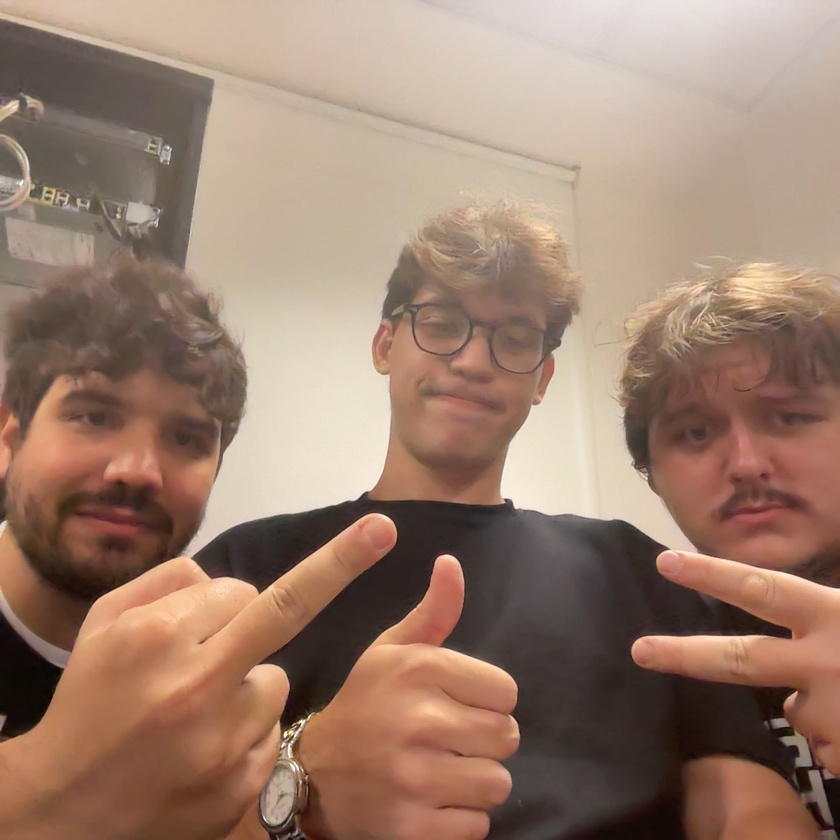
#> input picture exercicios/filtros/imagem-teste.jpeg, 840 x 840 px, shrunk from 1552 x 1552 before the run, found by its file name
$ python filtros.py
#> lines starting #> are read from the running program, lines starting #| are printed output that depends on the picture
import numpy as np
from PIL import Image

# [45 lines left out: functions aplicar_filtro_mediana, aplicar_filtro_realce, not called in this run]


def aplicar_filtro_media(imagem, tamanho_kernel):
    img = np.array(imagem)

    if len(img.shape) == 3:
        altura, largura, canais = img.shape
    else:
        altura, largura = img.shape
        canais = 1
        img = img.reshape((altura, largura, 1))

    img_suavizada = np.zeros_like(img)

    deslocamento = tamanho_kernel // 2

    # Aplicar o filtro de média
    for i in range(deslocamento, altura - deslocamento):
        for j in range(deslocamento, largura - deslocamento):
            for c in range(canais):
                regiao = img[i - deslocamento:i + deslocamento + 1, j - deslocamento:j + deslocamento + 1, c]

                img_suavizada[i, j, c] = np.mean(regiao)

    if canais == 1:
        img_suavizada = img_suavizada.reshape((altura, largura))

    return Image.fromarray(img_suavizada)

# [12 lines left out: function obter_bordas, not called in this run]

def reforcar_imagem(imagem, tamanho_kernel, fator_realce):
    if len(imagem.shape) == 3:
        imagem = np.mean(imagem, axis=2)

    img_suavizada = aplicar_filtro_media(imagem, tamanho_kernel)

    bordas = imagem - img_suavizada

    imagem_reforcada = imagem + fator_realce * bordas

    imagem_reforcada = np.clip(imagem_reforcada, 0, 255)

    return Image.fromarray(imagem_reforcada.astype(np.uint8))


imagem = Image.open('./exercicios/filtros/imagem-teste.jpeg').convert('L')
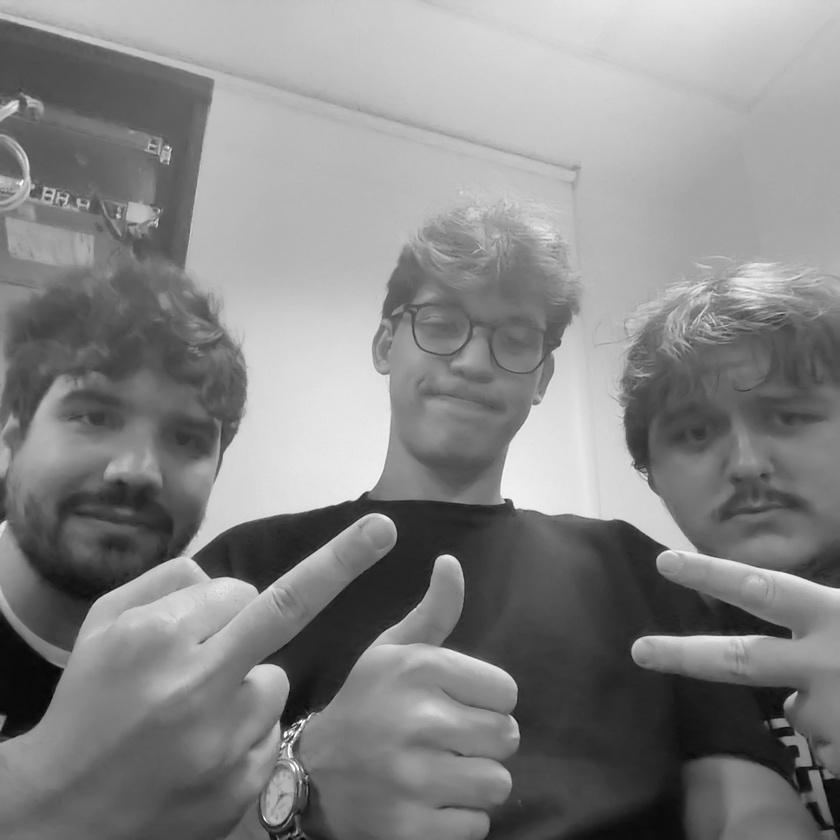
#> imagem: PIL image 840x840 L; min 4, max 254, mean 133.2

tamanho_kernel = 3
limiar = 30
fator_realce = 2.0

# resultado = aplicar_filtro_realce(imagem)
# resultado = aplicar_filtro_mediana(imagem, tamanho_kernel)

# resultado = obter_bordas(np.array(imagem), tamanho_kernel, limiar)
resultado = reforcar_imagem(np.array(imagem), tamanho_kernel, fator_realce)
#> in reforcar_imagem, `bordas = imagem - img_suavizada`:
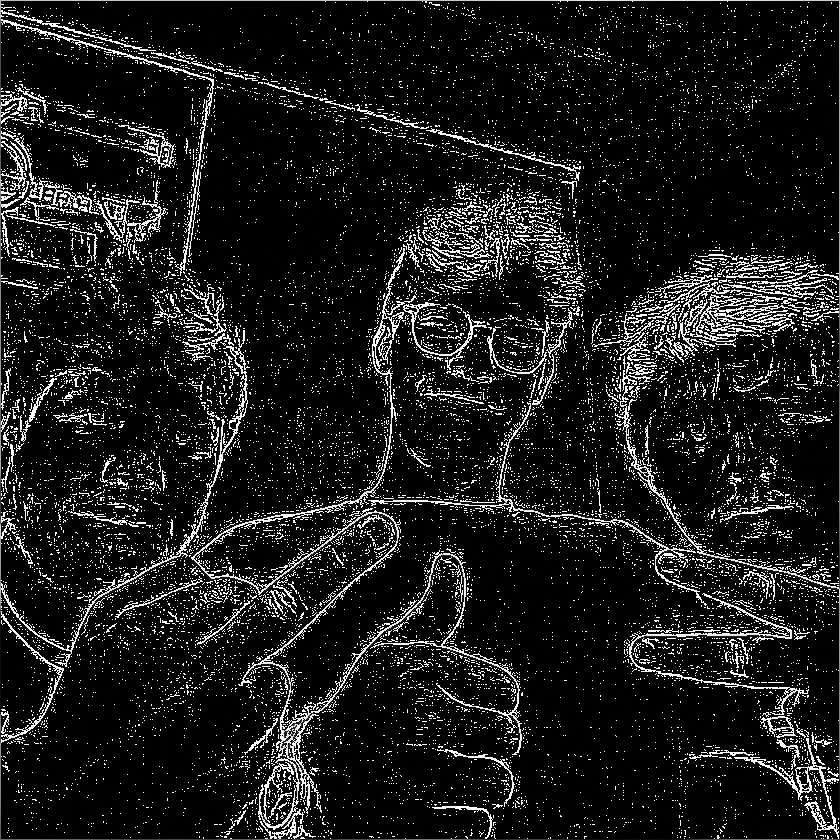
#> bordas: shape (840, 840); min 0, max 255, mean 26.5
#> in reforcar_imagem, `imagem_reforcada = imagem + fator_realce * bordas`:
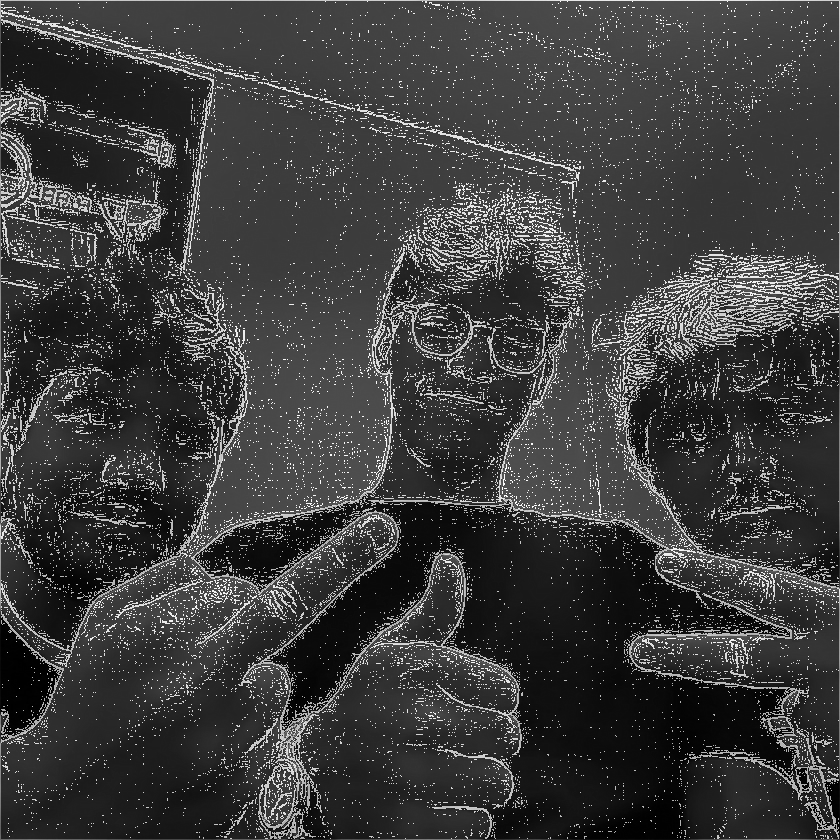
#> imagem_reforcada: shape (840, 840) float64; min 8, max 748, mean 186.2; drawn with min black and max white
#> in reforcar_imagem, `imagem_reforcada = np.clip(imagem_reforcada, 0, 255)`:
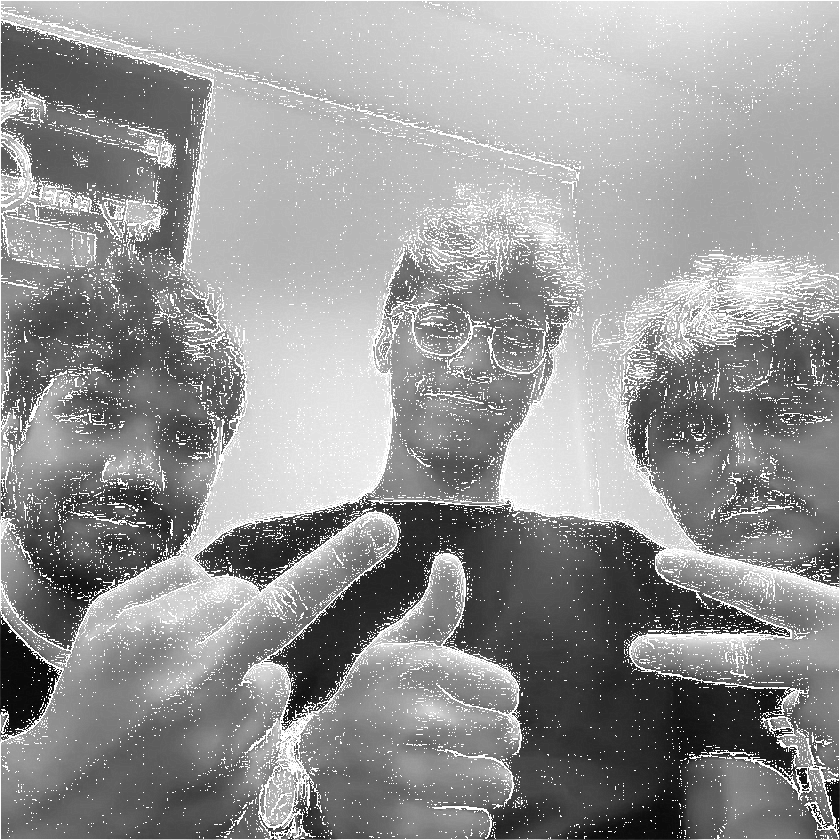
#> imagem_reforcada: shape (840, 840) float64; min 8, max 255, mean 148.8

# Salvar ou mostrar a imagem suavizada
resultado.save('./exercicios/filtros/resultados/resultado.jpg')
resultado.show()
